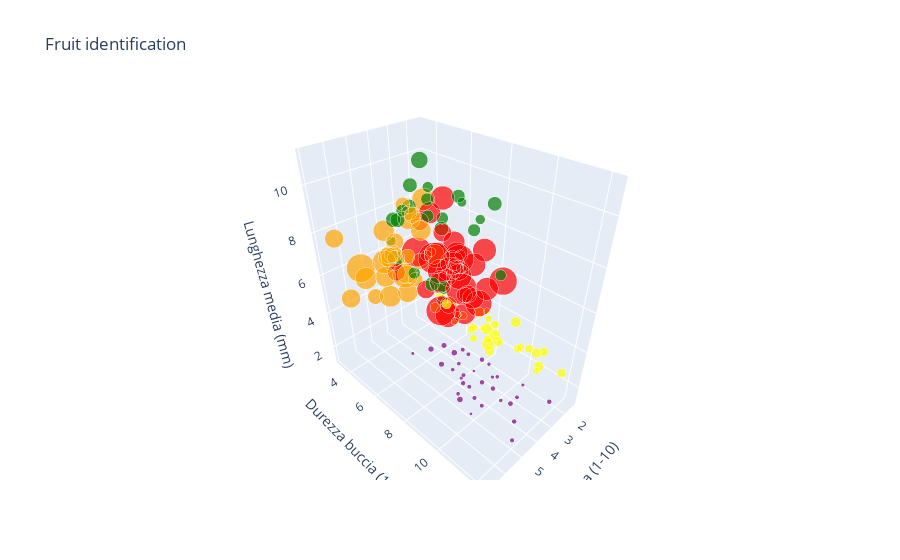

Source (notebook cell):
### Markdown cell above
### 4D plot vs target

### Code cell
fig = go.Figure(data=[go.Scatter3d(
    x=X_test['Dolcezza (1-10)'], 
    y=X_test['Durezza buccia (1-10)'], 
    z=X_test['Lunghezza media (mm)'], 
    mode='markers',
    marker=dict(size=X_test['Peso (g)']/5,color=Ycol)
)])

fig.update_layout(
   scene=dict(
        xaxis_title='Dolcezza (1-10)',
        yaxis_title='Durezza buccia (1-10)',
        zaxis_title='Lunghezza media (mm)'
        ),
        title='Fruit identification'
    )

fig.show()

### Figure 1 — Plotly figure (JSON) as saved in the notebook; plotly's stock layout.template omitted (floating-point values rounded to 4 significant figures; data arrays with more than 128 entries replaced by an {"elided": "..."} marker saying what was removed)
{"data": [{"marker": {"color": {"elided": "150 str values"}, "size": {"elided": "150 float values"}}, "mode": "markers", "type": "scatter3d", "x": {"elided": "150 float values"}, "y": {"elided": "150 float values"}, "z": {"elided": "150 float values"}}], "layout": {"scene": {"xaxis": {"title": {"text": "Dolcezza (1-10)"}}, "yaxis": {"title": {"text": "Durezza buccia (1-10)"}}, "zaxis": {"title": {"text": "Lunghezza media (mm)"}}}, "title": {"text": "Fruit identification"}}}
